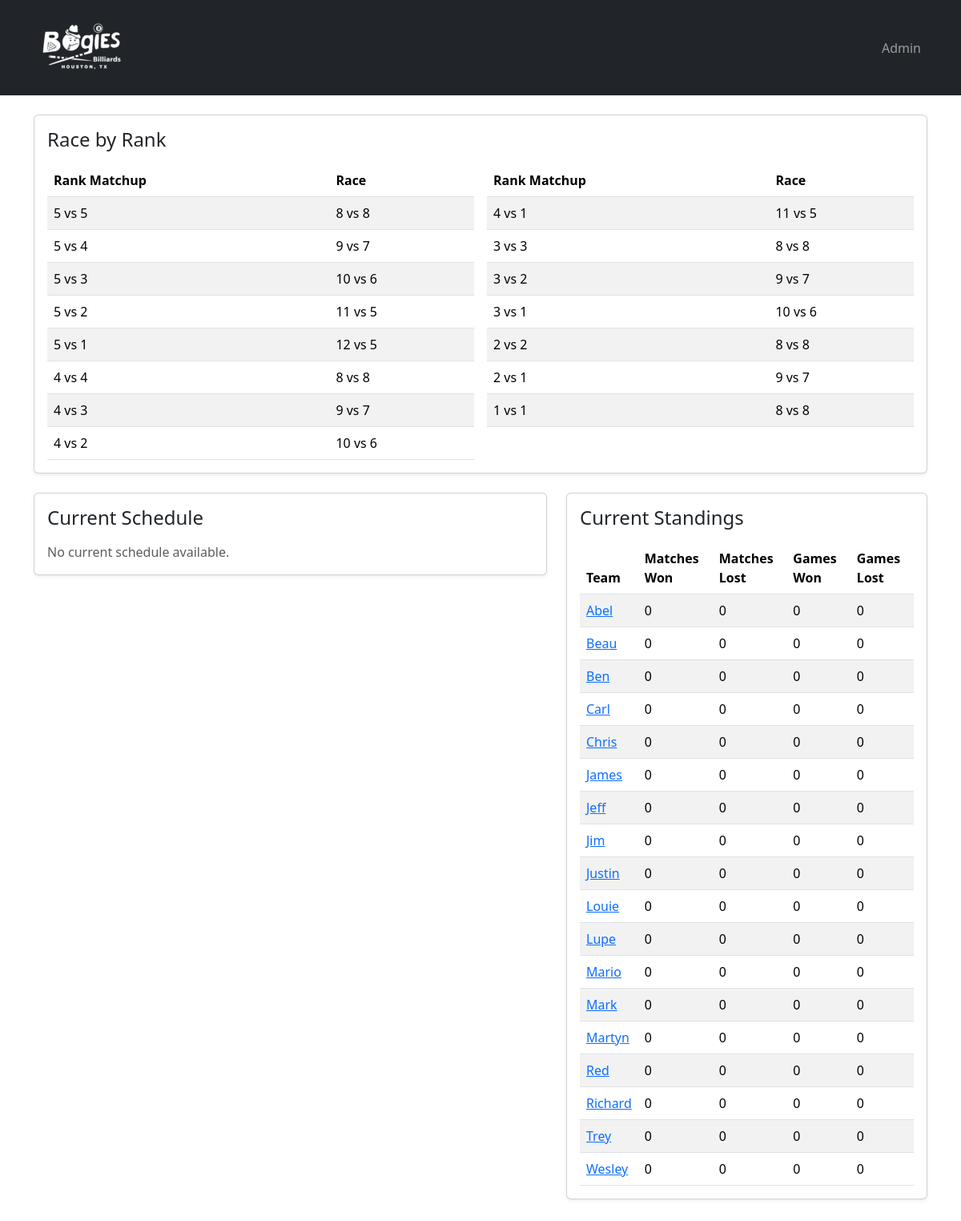
The page / on the database its author committed.
### core/models.py (models this page shows, shortened)
class Team(models.Model):
    league = models.ForeignKey(
        League,
        on_delete=models.CASCADE,
        related_name='teams',
    )
    venue = models.ForeignKey(
        Venue,
        on_delete=models.CASCADE,
        related_name='teams',
    )
    captain = models.ForeignKey(
        'Player',
        on_delete=models.SET_NULL,
        related_name='captained_teams',
        null=True,
        blank=True,
    )
    name = models.CharField(max_length=255)
    seed = models.PositiveIntegerField(blank=True, null=True)
    team_rank = models.PositiveIntegerField(
        blank=True,
        null=True,
        validators=[MinValueValidator(1), MaxValueValidator(5)],
    )
    class Meta:
        constraints = [
            models.UniqueConstraint(
                fields=['league', 'name'],
                name='unique_team_name_per_league',
            ),
            models.UniqueConstraint(
                fields=['league', 'seed'],
                condition=models.Q(seed__isnull=False),
                name='unique_team_seed_per_league',
            ),
        ]

### core/views.py (the view)
# urls.py: path('', home, name='home'),
def home(request):
    active_league = get_active_league(request)
    today = date.today()
    news_items = NewsItem.objects.none()
    current_schedule = []
    current_schedule_week = None
    current_schedule_is_holiday = False
    current_schedule_holiday_note = ''
    team_standings = []
    top_male_players = []
    top_female_players = []
    one_pocket_race_rows_left = []
    one_pocket_race_rows_right = []
    active_season = get_active_season(active_league)
    if active_league:
        news_items = NewsItem.objects.filter(
            league=active_league,
            show_date__lte=today,
        ).filter(
            Q(expiration_date__isnull=True) | Q(expiration_date__gte=today)
        )
        if active_league.results_type == League.ResultsType.ONE_POCKET:
            midpoint = (len(ONE_POCKET_RACE_ROWS) + 1) // 2
            one_pocket_race_rows_left = ONE_POCKET_RACE_ROWS[:midpoint]
            one_pocket_race_rows_right = ONE_POCKET_RACE_ROWS[midpoint:]
        if active_season:
            next_week = (
                Week.objects.filter(
                    season=active_season,
                    date__gte=today,
                )
                .prefetch_related(
                    Prefetch(
                        'matches',
                        queryset=Match.objects.select_related(
                            'home_team',
                            'away_team',
                        ).order_by('sort_order', 'id'),
                    )
                )
                .order_by('date')
                .first()
            )
            if next_week:
                current_schedule_week = next_week
                current_schedule_is_holiday = next_week.number is None
                current_schedule_holiday_note = (next_week.notes or '').strip()
                if not current_schedule_is_holiday:
                    current_schedule = build_week_schedule_with_byes(active_league, next_week)
        team_standings = build_team_standings(active_league, active_season)
        all_player_stats = build_player_stats(active_league, active_season)
        top_male_players = [stat for stat in all_player_stats if stat['male'] and (stat['wins'] + stat['losses']) > 0][:5]
        top_female_players = [stat for stat in all_player_stats if not stat['male'] and (stat['wins'] + stat['losses']) > 0][:5]
    return render(request, 'home.html', {
        'active_league': active_league,
        'league_name': active_league.name if active_league else 'League Name',
        'news_items': news_items,
        'current_schedule': current_schedule,
        'current_schedule_week': current_schedule_week,
        'current_schedule_is_holiday': current_schedule_is_holiday,
        'current_schedule_holiday_note': current_schedule_holiday_note,
        'top_male_players': top_male_players,
        'top_female_players': top_female_players,
        'team_standings': team_standings,
        'one_pocket_race_rows_left': one_pocket_race_rows_left,
        'one_pocket_race_rows_right': one_pocket_race_rows_right,
    })

### core/views.py (called while the page is built)
def get_active_league(request):
    requested_league_id = request.GET.get('league')
    if requested_league_id:
        request.session['frontend_league_id'] = requested_league_id
    league_id = (
        request.session.get('frontend_league_id')
        or settings.FRONTEND_LEAGUE_ID
    )
    if league_id:
        league = League.objects.filter(pk=league_id).first()
        if league:
            return league
    return League.objects.order_by('name').first()

def get_active_season(active_league):
    if not active_league:
        return None
    return Season.objects.filter(
        league=active_league,
        status=Season.Status.ACTIVE,
    ).first()

### core/templates/home.html (shortened to what this page needs)
{% extends "base.html" %}
{% block content %}
{% if active_league and active_league.results_type == 'one_pocket' and one_pocket_race_rows_left %}
    <section class="mt-4">
        <div class="card shadow-sm mb-4">
            <div class="card-body">
                <h2 class="h4 mb-3">Race by Rank</h2>
                <div class="row g-3">
                    <div class="col-md-6">
                        <div class="table-responsive">
                            <table class="table table-striped align-middle mb-0">
                                <thead>
                                    <tr>
                                        <th scope="col">Rank Matchup</th>
                                        <th scope="col">Race</th>
                                    </tr>
                                </thead>
                                <tbody>
                                    {% for row in one_pocket_race_rows_left %}
                                        <tr>
                                            <td>{{ row.higher_rank }} vs {{ row.lower_rank }}</td>
                                            <td>{{ row.higher_race }} vs {{ row.lower_race }}</td>
                                        </tr>
                                    {% endfor %}
                                </tbody>
                            </table>
                        </div>
                    </div>
                    <div class="col-md-6">
                        <div class="table-responsive">
                            <table class="table table-striped align-middle mb-0">
                                <thead>
                                    <tr>
                                        <th scope="col">Rank Matchup</th>
                                        <th scope="col">Race</th>
                                    </tr>
                                </thead>
                                <tbody>
                                    {% for row in one_pocket_race_rows_right %}
                                        <tr>
                                            <td>{{ row.higher_rank }} vs {{ row.lower_rank }}</td>
                                            <td>{{ row.higher_race }} vs {{ row.lower_race }}</td>
                                        </tr>
                                    {% endfor %}
                                </tbody>
                            </table>
                        </div>
                    </div>
                </div>
            </div>
        </div>
    </section>
{% endif %}
    <section class="mt-4">
        <div class="row g-4">
            <div class="col-lg-7">
                <div class="card shadow-sm mb-4">
                    <div class="card-body">
                        <h2 class="h4 mb-3">Current Schedule</h2>
                        {% if current_schedule_is_holiday %}
                            <p class="mb-1"><strong>No matches scheduled.</strong></p>
                            {% if current_schedule_holiday_note %}
                                <p class="text-muted mb-0">{{ current_schedule_holiday_note }}</p>
                            {% endif %}
                        {% else %}
                            <p class="text-muted mb-0">No current schedule available.</p>
                        {% endif %}
                    </div>
                </div>
                <div class="row g-4">
                </div>
        </div>
            <div class="col-lg-5">
                <div class="card shadow-sm h-100">
                    <div class="card-body">
                        <h2 class="h4 mb-3">Current Standings</h2>
                        {% if team_standings %}
                            <div class="table-responsive">
                                <table class="table table-striped align-middle mb-0">
                                    <thead>
                                        <tr>
                                            <th scope="col">Team</th>
                                            <th scope="col">Matches Won</th>
                                            <th scope="col">Matches Lost</th>
                                            <th scope="col">Games Won</th>
                                            <th scope="col">Games Lost</th>
                                        </tr>
                                    </thead>
                                    <tbody>
                                        {% for standing in team_standings %}
                                            <tr>
                                                <td>
                                                    {% if active_league.results_type == 'one_pocket' %}
                                                    <a
                                                        href="/teams/{{ standing.team_id }}/schedule-modal/"
                                                        data-team-schedule-modal
                                                        data-team-id="{{ standing.team_id }}"
                                                    >
                                                        {{ standing.team }}
                                                    </a>
                                                {% else %}
                                                    <a href="{% url 'team_detail' standing.team_id %}">{{ standing.team }}</a>
                                                {% endif %}
                                                </td>
                                                <td>{{ standing.matches_won }}</td>
                                                <td>{{ standing.matches_lost }}</td>
                                                <td>{{ standing.games_won }}</td>
                                                <td>{{ standing.games_lost }}</td>
                                            </tr>
                                        {% endfor %}
                                    </tbody>
                                </table>
                            </div>
                        {% else %}
                            <p class="text-muted mb-0">No standings available.</p>
                        {% endif %}
                    </div>
                </div>
            </div>
        </div>
    </section>
{% endblock %}

### core/templates/base.html (shortened to what this page needs)
<!DOCTYPE html>
<html lang="en">
<head>
    <link
        href="https://cdn.jsdelivr.net/npm/bootstrap@5.3.3/dist/css/bootstrap.min.css"
        rel="stylesheet"
    >
</head>
<body>
    <nav class="navbar navbar-expand-lg navbar-dark bg-dark">
        <div class="container">
            {% if active_league.results_type != 'one_pocket' %}
            <a class="navbar-brand" href="/">{{ league_name }}</a>
            {% else %}
            <a class="navbar-brand" href="/"><img src="/static/core/images/bogies.png" alt="One Pocket Logo"></a>
            {% endif %}
            <div class="collapse navbar-collapse" id="mainNavbar">
                <ul class="navbar-nav ms-auto">
                    <li class="nav-item">
                        <a class="nav-link" href="/admin/">Admin</a>
                    </li>
                </ul>
            </div>
        </div>
    </nav>
    <main class="container mt-4">
        {% block content %}{% endblock %}
    </main>
<br><br>
</body>
</html>

### rows shown on the page
Team: team "Abel"
Team: team "Beau"
Team: team "Ben"
Team: team "Carl"
Team: team "Chris"
Team: team "James"
Team: team "Jeff"
Team: team "Jim"
Team: team "Justin"
Team: team "Louie"
Team: team "Lupe"
Team: team "Mario"
Team: team "Mark"
Team: team "Martyn"
Team: team "Red"
Team: team "Richard"
Team: team "Trey"
Team: team "Wesley"

### other values the page prints
{{ row.higher_rank }} "5" "5" "5" "5" "5" "4" "4" "4"
{{ row.lower_rank }} "5" "4" "3" "2" "1" "4" "3" "2"
{{ row.higher_race }} "8" "9" "10" "11" "12" "8" "9" "10"
{{ row.lower_race }} "8" "7" "6" "5" "5" "8" "7" "6"
{{ row.higher_rank }} "4" "3" "3" "3" "2" "2" "1"
{{ row.lower_rank }} "1" "3" "2" "1" "2" "1" "1"
{{ row.higher_race }} "11" "8" "9" "10" "8" "9" "8"
{{ row.lower_race }} "5" "8" "7" "6" "8" "7" "8"
{{ standing.matches_won }} "0" "0" "0" "0" "0" "0" "0" "0" "0" "0" "0" "0" "0" "0" "0" "0" "0" "0"
{{ standing.matches_lost }} "0" "0" "0" "0" "0" "0" "0" "0" "0" "0" "0" "0" "0" "0" "0" "0" "0" "0"
{{ standing.games_won }} "0" "0" "0" "0" "0" "0" "0" "0" "0" "0" "0" "0" "0" "0" "0" "0" "0" "0"
{{ standing.games_lost }} "0" "0" "0" "0" "0" "0" "0" "0" "0" "0" "0" "0" "0" "0" "0" "0" "0" "0"
